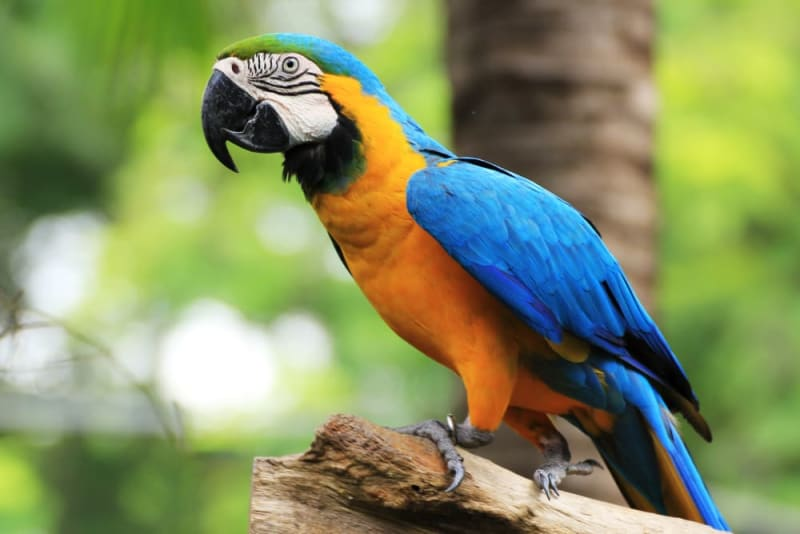
#> input picture data/boid.jpeg, 800 x 534 px
$ python threshold.py
#> lines starting #> are read from the running program, lines starting #| are printed output that depends on the picture; after the words box and inside, x2 and y2 are one past the last pixel; in counts of white or black regions, pixels touching at a corner belong together
#thresholding

import os

import cv2


img = cv2.imread(os.path.join('.', 'data', 'boid.jpeg'))#this is read into a BGR colorspace
#> img is the input picture: shape (534, 800, 3); mean B, G, R 98.7, 144.9, 132.6

img_g = cv2.cvtColor(img, cv2.COLOR_BGR2GRAY)
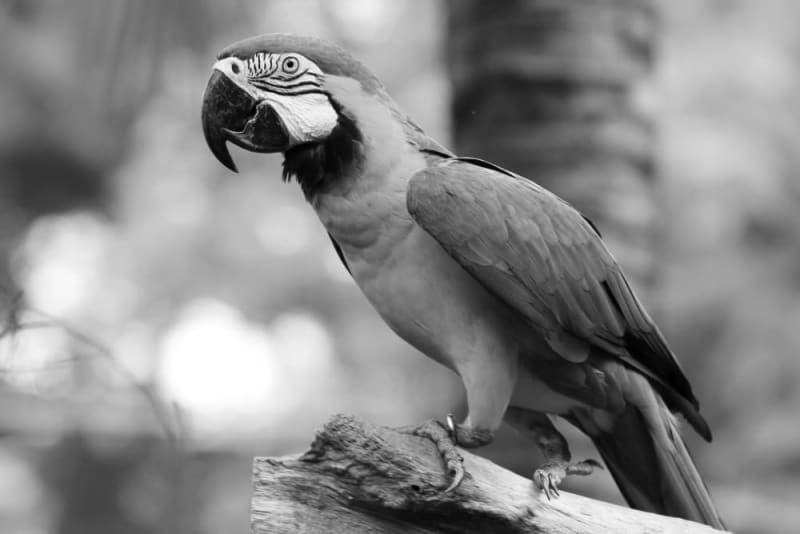
#> img_g: shape (534, 800); min 0, max 255, mean 136

ret, thresh = cv2.threshold(img_g, 80, 255, cv2.THRESH_BINARY) #All pixels below 80 will be converted to 0 and all above to 255
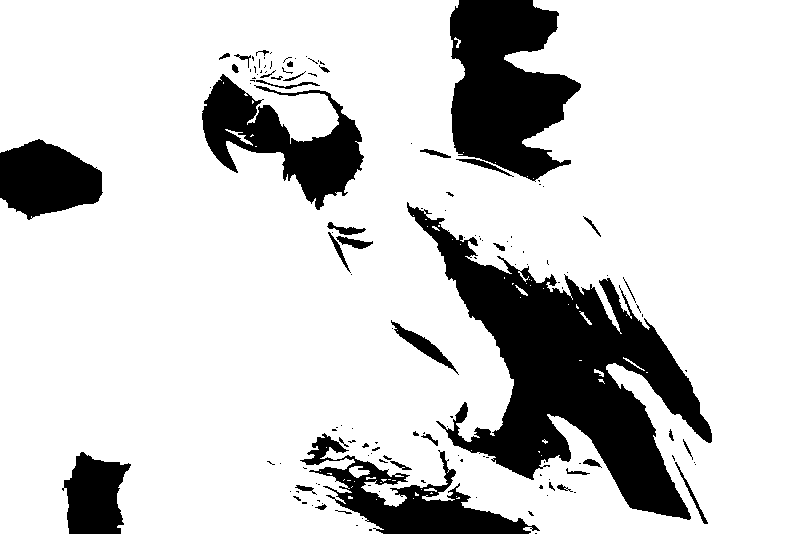
#> thresh: shape (534, 800); 81.1% white; 142 black regions (101 under 20 px), largest, box (x1, y1, x2, y2) and area: (407, 202, 712, 520) 34683, (450, 0, 581, 182) 15772, (202, 74, 364, 210) 9212

thresh = cv2.blur(thresh, (10,10))
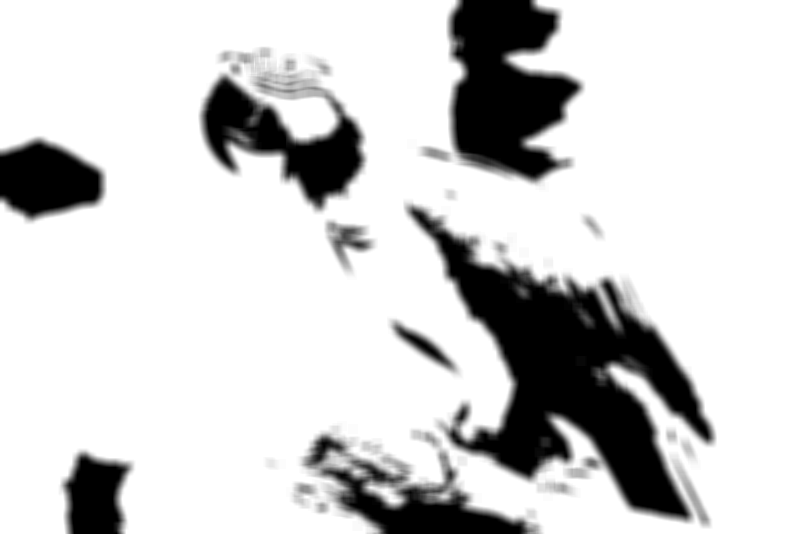
#> thresh: shape (534, 800); min 0, max 255, mean 207

cv2.imshow('img', img)
cv2.imshow('img_g', img_g)
cv2.imshow('thresh', thresh)
cv2.waitKey(0)

$ run again, with data/DSC10063.JPG copied over data/boid.jpeg
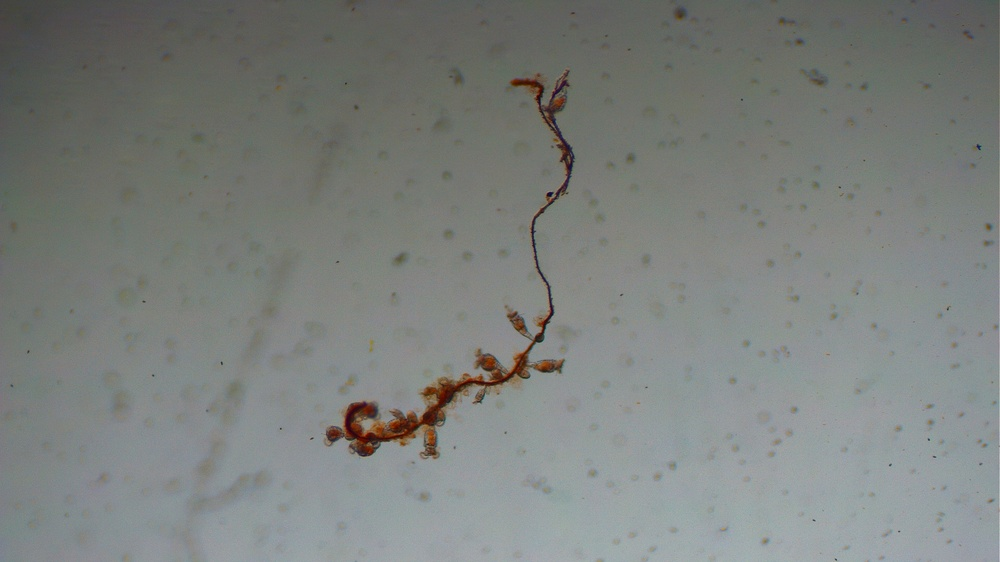
#> input picture data/DSC10063.JPG, 1000 x 562 px, shrunk from 3840 x 2160 before the run
#> img is the input picture: shape (562, 1000, 3); mean B, G, R 124.4, 127.5, 123.6
#> `ret, thresh = cv2.threshold(img_g, 80, 255, cv2.THRESH_BINARY)`:
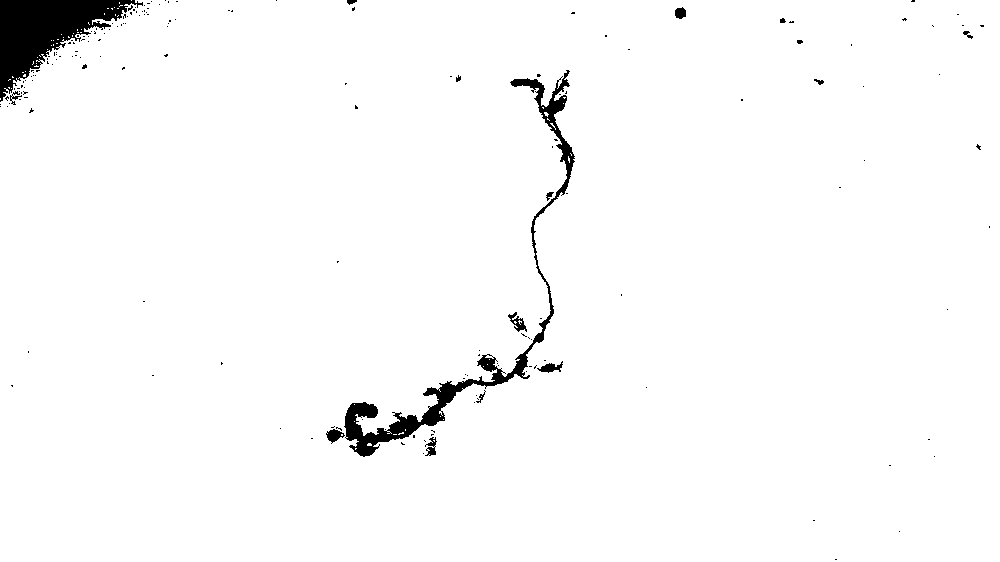
#> thresh: shape (562, 1000); 97.7% white; 177 black regions (161 under 20 px), largest, box (x1, y1, x2, y2) and area: (0, 0, 143, 102) 6173, (344, 70, 575, 457) 5423, (326, 429, 345, 444) 152
#> `thresh = cv2.blur(thresh, (10,10))`:
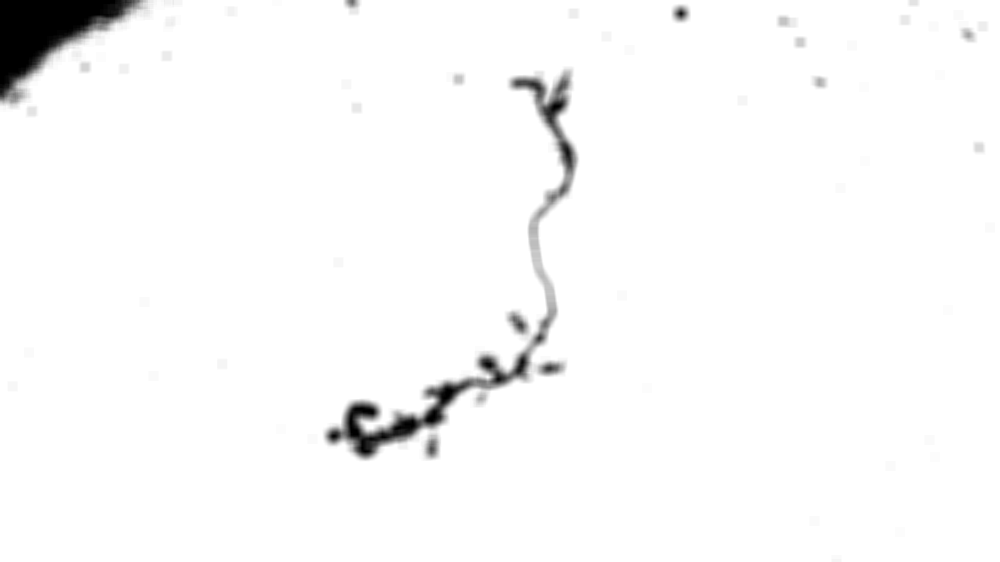
#> thresh: shape (562, 1000); min 0, max 255, mean 249
